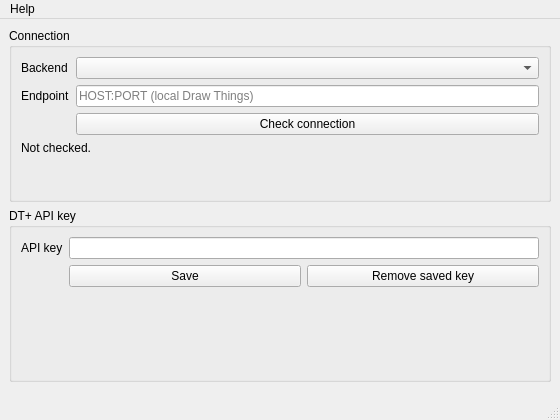
<?xml version="1.0" encoding="UTF-8"?>
<ui version="4.0">
 <class>MainWindow</class>
 <widget class="QMainWindow" name="MainWindow">
  <property name="windowTitle"><string>DTFlow</string></property>
  <property name="geometry"><rect><x>0</x><y>0</y><width>560</width><height>420</height></rect></property>
  <widget class="QWidget" name="central">
   <layout class="QVBoxLayout" name="rootLayout">
    <item>
     <widget class="QGroupBox" name="connectionBox">
      <property name="title"><string>Connection</string></property>
      <layout class="QFormLayout" name="connectionForm">
       <item row="0" column="0"><widget class="QLabel" name="backendLabel"><property name="text"><string>Backend</string></property></widget></item>
       <item row="0" column="1"><widget class="QComboBox" name="backendCombo"/></item>
       <item row="1" column="0"><widget class="QLabel" name="endpointLabel"><property name="text"><string>Endpoint</string></property></widget></item>
       <item row="1" column="1"><widget class="QLineEdit" name="endpointEdit"><property name="placeholderText"><string>HOST:PORT (local Draw Things)</string></property></widget></item>
       <item row="2" column="1"><widget class="QPushButton" name="checkButton"><property name="text"><string>Check connection</string></property></widget></item>
       <item row="3" column="0" colspan="2"><widget class="QLabel" name="statusLabel"><property name="text"><string>Not checked.</string></property><property name="wordWrap"><bool>true</bool></property></widget></item>
      </layout>
     </widget>
    </item>
    <item>
     <widget class="QGroupBox" name="credentialBox">
      <property name="title"><string>DT+ API key</string></property>
      <layout class="QFormLayout" name="credentialForm">
       <item row="0" column="0"><widget class="QLabel" name="keyLabel"><property name="text"><string>API key</string></property></widget></item>
       <item row="0" column="1"><widget class="QLineEdit" name="keyEdit"><property name="echoMode"><enum>QLineEdit::Password</enum></property></widget></item>
       <item row="1" column="1">
        <layout class="QHBoxLayout" name="keyButtons">
         <item><widget class="QPushButton" name="saveKeyButton"><property name="text"><string>Save</string></property></widget></item>
         <item><widget class="QPushButton" name="removeKeyButton"><property name="text"><string>Remove saved key</string></property></widget></item>
        </layout>
       </item>
       <item row="2" column="0" colspan="2"><widget class="QLabel" name="credentialStatusLabel"><property name="wordWrap"><bool>true</bool></property></widget></item>
      </layout>
     </widget>
    </item>
    <item><spacer name="verticalSpacer"><property name="orientation"><enum>Qt::Vertical</enum></property></spacer></item>
   </layout>
  </widget>
  <widget class="QMenuBar" name="menubar">
   <widget class="QMenu" name="helpMenu"><property name="title"><string>Help</string></property><addaction name="aboutAction"/></widget>
   <addaction name="helpMenu"/>
  </widget>
  <widget class="QStatusBar" name="statusbar"/>
  <action name="aboutAction"><property name="text"><string>About DTFlow</string></property></action>
 </widget>
 <resources/>
 <connections/>
</ui>
